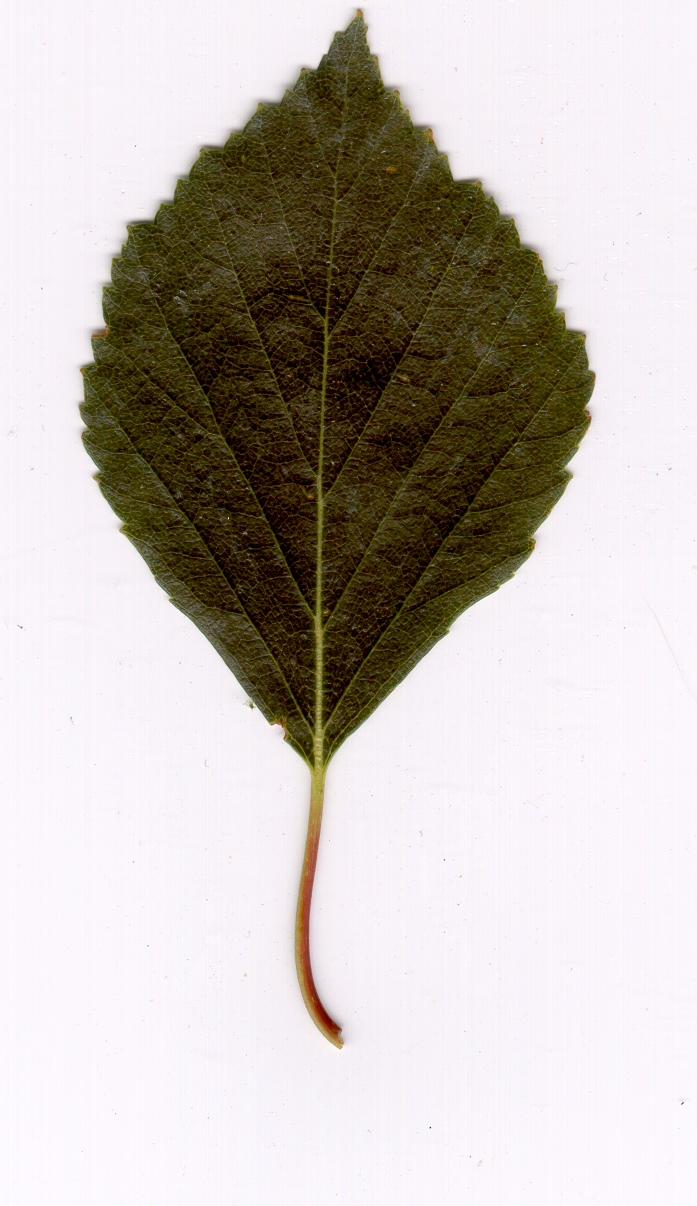
%> input picture l5nr001.tif, 697 x 1206 px; its folder holds only this picture in this run
$ octave read.m   (GNU Octave 9; MATLAB toolbox functions it lacks are replaced by stand-ins)
%> lines starting %> are read from the running program, lines starting %| are printed output that depends on the picture; in (x1, y1, x2, y2) boxes, pixels count from 0 and x2, y2 are one past the last pixel; in counts of white or black regions, pixels touching at a corner belong together; the program's own positions count from 1
cd leaf5
imagefiles = dir('*.tif');
leaf5size = length(imagefiles);
I = rgb2gray(imread(imagefiles(1).name));
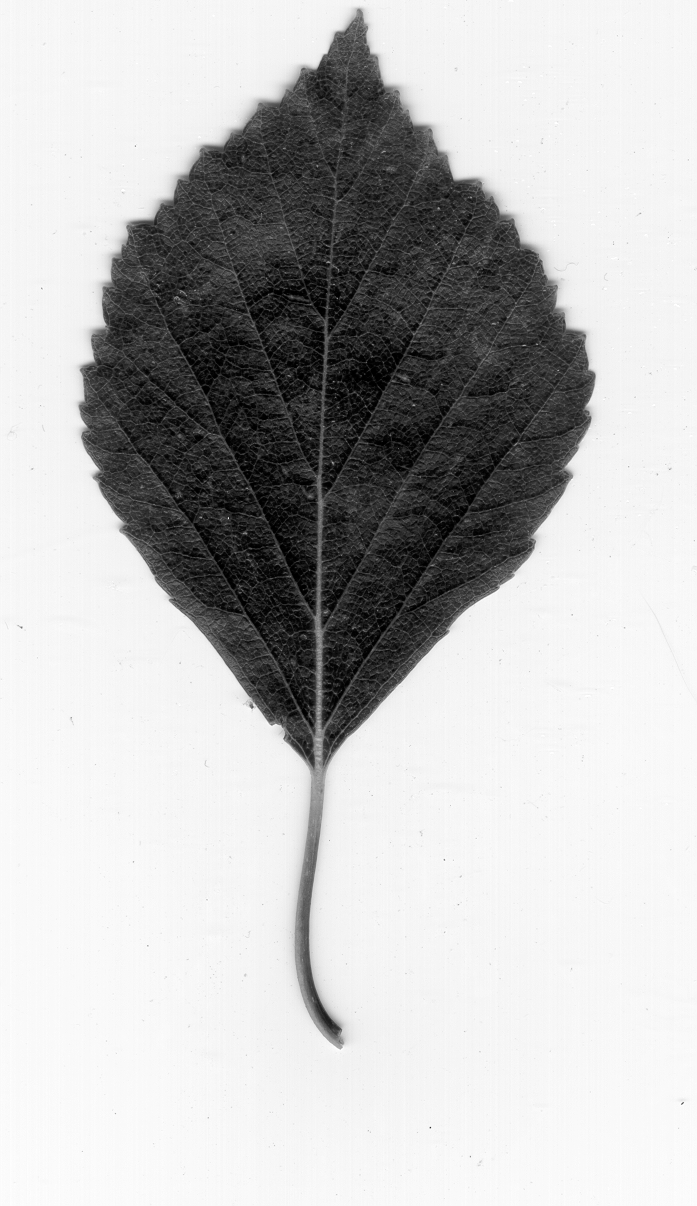
%> I: size 1206x697 uint8; min 0, max 255, mean 189.9
%imshow(I);
BW = I < 180;
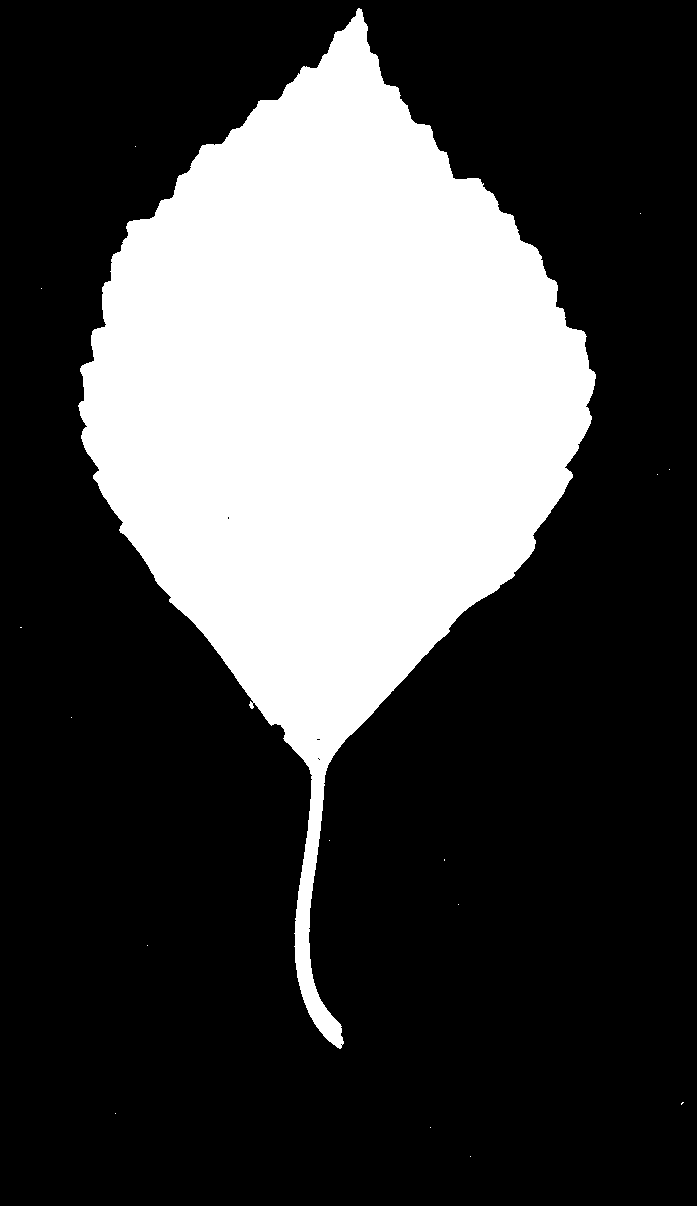
%> BW: size 1206x697 logical; 28.2% white; 16 white regions (15 under 20 px), largest, box (x1, y1, x2, y2) and area: (78, 8, 596, 1049) 237188
imshow(BW);
figure;
imshow(I);
cd ..
